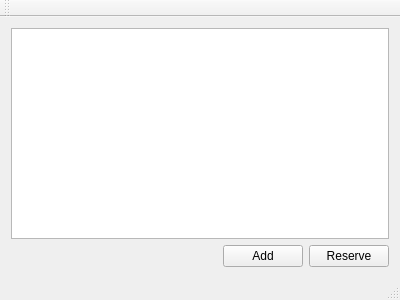
<?xml version="1.0" encoding="UTF-8"?>
<ui version="4.0">
 <class>MainWindow</class>
 <widget class="QMainWindow" name="MainWindow">
  <property name="geometry">
   <rect>
    <x>0</x>
    <y>0</y>
    <width>400</width>
    <height>300</height>
   </rect>
  </property>
  <property name="windowTitle">
   <string>MainWindow</string>
  </property>
  <widget class="QWidget" name="centralWidget">
   <layout class="QGridLayout" name="gridLayout">
    <item row="0" column="0">
     <layout class="QVBoxLayout" name="verticalLayout">
      <item>
       <widget class="QTableView" name="FilmListTable"/>
      </item>
      <item>
       <layout class="QHBoxLayout" name="horizontalLayout">
        <item>
         <spacer name="horizontalSpacer">
          <property name="orientation">
           <enum>Qt::Horizontal</enum>
          </property>
          <property name="sizeHint" stdset="0">
           <size>
            <width>40</width>
            <height>20</height>
           </size>
          </property>
         </spacer>
        </item>
        <item>
         <widget class="QPushButton" name="addButton">
          <property name="text">
           <string>Add</string>
          </property>
         </widget>
        </item>
        <item>
         <widget class="QPushButton" name="pushButton_2">
          <property name="text">
           <string>Reserve</string>
          </property>
         </widget>
        </item>
       </layout>
      </item>
     </layout>
    </item>
   </layout>
  </widget>
  <widget class="QMenuBar" name="menuBar">
   <property name="geometry">
    <rect>
     <x>0</x>
     <y>0</y>
     <width>400</width>
     <height>21</height>
    </rect>
   </property>
  </widget>
  <widget class="QToolBar" name="mainToolBar">
   <attribute name="toolBarArea">
    <enum>TopToolBarArea</enum>
   </attribute>
   <attribute name="toolBarBreak">
    <bool>false</bool>
   </attribute>
  </widget>
  <widget class="QStatusBar" name="statusBar"/>
 </widget>
 <layoutdefault spacing="6" margin="11"/>
 <resources/>
 <connections/>
</ui>
